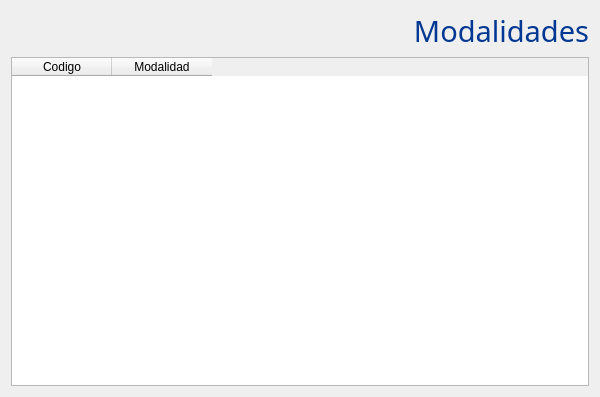
<?xml version="1.0" encoding="UTF-8"?>
<ui version="4.0">
 <class>modalidad</class>
 <widget class="QWidget" name="modalidad">
  <property name="geometry">
   <rect>
    <x>0</x>
    <y>0</y>
    <width>600</width>
    <height>397</height>
   </rect>
  </property>
  <property name="minimumSize">
   <size>
    <width>600</width>
    <height>0</height>
   </size>
  </property>
  <property name="maximumSize">
   <size>
    <width>600</width>
    <height>16777215</height>
   </size>
  </property>
  <property name="windowTitle">
   <string>Form</string>
  </property>
  <layout class="QVBoxLayout" name="verticalLayout">
   <item>
    <widget class="QLabel" name="label">
     <property name="font">
      <font>
       <family>Gill Sans MT</family>
       <pointsize>22</pointsize>
       <weight>50</weight>
       <italic>false</italic>
       <bold>false</bold>
      </font>
     </property>
     <property name="styleSheet">
      <string notr="true">font: 22pt &quot;Gill Sans MT&quot;;
color: rgb(00,56,147);</string>
     </property>
     <property name="text">
      <string>Modalidades</string>
     </property>
     <property name="alignment">
      <set>Qt::AlignRight|Qt::AlignTrailing|Qt::AlignVCenter</set>
     </property>
    </widget>
   </item>
   <item>
    <widget class="QTableWidget" name="tabla">
     <property name="font">
      <font>
       <family>Segoe UI</family>
       <pointsize>9</pointsize>
      </font>
     </property>
     <column>
      <property name="text">
       <string>Codigo</string>
      </property>
     </column>
     <column>
      <property name="text">
       <string>Modalidad</string>
      </property>
     </column>
    </widget>
   </item>
  </layout>
 </widget>
 <resources/>
 <connections/>
</ui>
